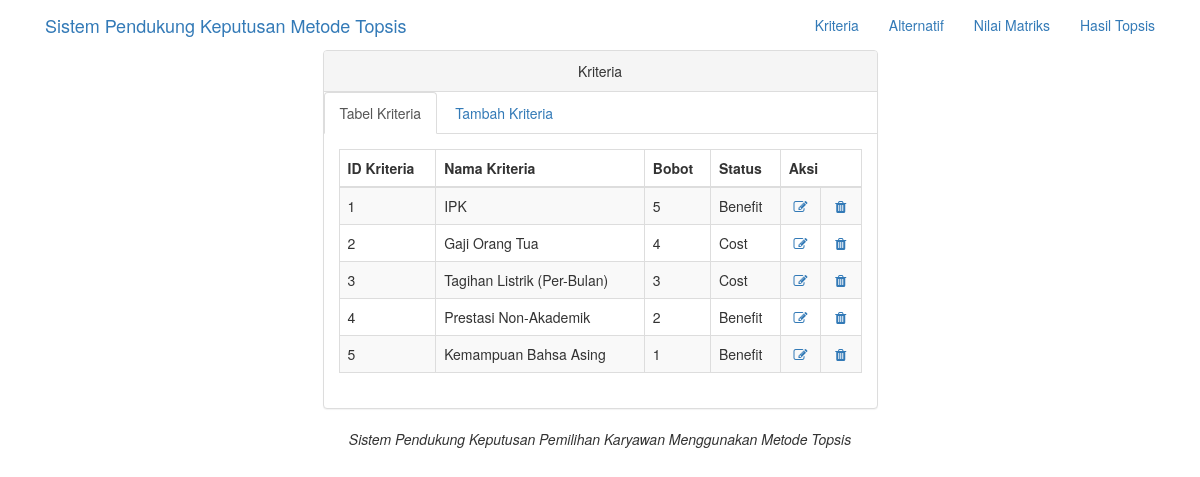
Page /kriteria.php on the committed database.
### tables this page shows
CREATE TABLE `tab_kriteria` (
  `id_kriteria` varchar(10) NOT NULL,
  `nama_kriteria` varchar(50) NOT NULL,
  `bobot` float NOT NULL,
  `status` varchar(20) NOT NULL
);

### kriteria.php (the view, shortened to what this page needs)
<?php
include ("koneksi.php");
 ?>
<!DOCTYPE html>
<html>
  <head>
    <link href="tampilan/css/bootstrap.min.css" rel="stylesheet">
    <link href="tampilan/font-awesome/css/font-awesome.min.css" rel="stylesheet" type="text/css">
  </head>
  <body>
    <nav class="">
      <div class="container">
        <div class="navbar-header">
          <a class="navbar-brand" href="index.php">Sistem Pendukung Keputusan Metode Topsis</a>
        </div>
        <div class="collapse navbar-collapse">
          <ul class="nav navbar-nav navbar-right">
            <li>
              <a href="kriteria.php">Kriteria</a>
            </li>
            <li>
              <a href="alternatif.php">Alternatif</a>
            </li>
            <li>
              <a href="nilmat.php">Nilai Matriks</a>
            </li>
            <li>
              <a href="hastop.php">Hasil Topsis</a>
            </li>
          </ul>
        </div>
      </div>
    </nav>
    <div class="container">
      <div class="row">
        <div class="col-lg-6 col-lg-offset-3">
            <div class="panel panel-default">
                <div class="panel-heading text-center">
                    Kriteria
                </div>
                <ul class="nav nav-tabs">
                    <li class="active">
                      <a href="kriteria.php" data-toggle="tab">Tabel Kriteria</a>
                    </li>
                    <li>
                      <a href="kriteriatambah.php" data-toggle="tab">Tambah Kriteria</a>
                    </li>
                </ul>
                <div class="panel-body">
                    <div class="tab-content">
                      <div class="">
                        <table class="table table-striped table-bordered table-hover">
                          <thead>
                            <tr>
                              <th>ID Kriteria</th>
                              <th>Nama Kriteria</th>
                              <th>Bobot</th>
                              <th>Status</th>
                              <th colspan="3">Aksi</th>
                            </tr>
                          </thead>
                          <tbody>
                            <?php
                            $sql = $koneksi->query('SELECT * FROM tab_kriteria');
                            while ($row = $sql->fetch_array()) {
                            ?>
                            <tr>
                              <td><?php echo $row[0] ?></td>
                              <td><?php echo $row[1] ?></td>
                              <td><?php echo $row[2] ?></td>
                              <td><?php echo $row[3] ?></td>
                              <td align="center">
                                <a href="editkriteria.php?id_kriteria=<?php echo $row['id_kriteria'] ?>"> <i class="fa fa-edit fa-fw"></i>
                                </td>
                              <td align="center">
                                <a href="hapuskriteria.php?id_kriteria=<?php echo $row['id_kriteria'] ?>"> <i class="fa fa-trash fa-fw"></i>
                                </td>
                            </tr>
                            <?php } ?>
                          </tbody>
                        </table>
                      </div>
                    </div>
                </div>
            </div>
        </div>
      </div>
    </div>
    <footer class="text-center">
      <div class="footer-below">
        <div class="container">
          <div class="row">
            <div class="col-lg-12">
                            <em>Sistem Pendukung Keputusan Pemilihan Karyawan Menggunakan Metode Topsis</em>
            </div>
          </div>
        </div>
      </div>
    </footer>
  </body>
</html>

### rows in the picture
tab_kriteria: id_kriteria "1", nama_kriteria "IPK", bobot "5", status "Benefit"
tab_kriteria: id_kriteria "2", nama_kriteria "Gaji Orang Tua", bobot "4", status "Cost"
tab_kriteria: id_kriteria "3", nama_kriteria "Tagihan Listrik (Per-Bulan)", bobot "3", status "Cost"
tab_kriteria: id_kriteria "4", nama_kriteria "Prestasi Non-Akademik", bobot "2", status "Benefit"
tab_kriteria: id_kriteria "5", nama_kriteria "Kemampuan Bahsa Asing", bobot "1", status "Benefit"
